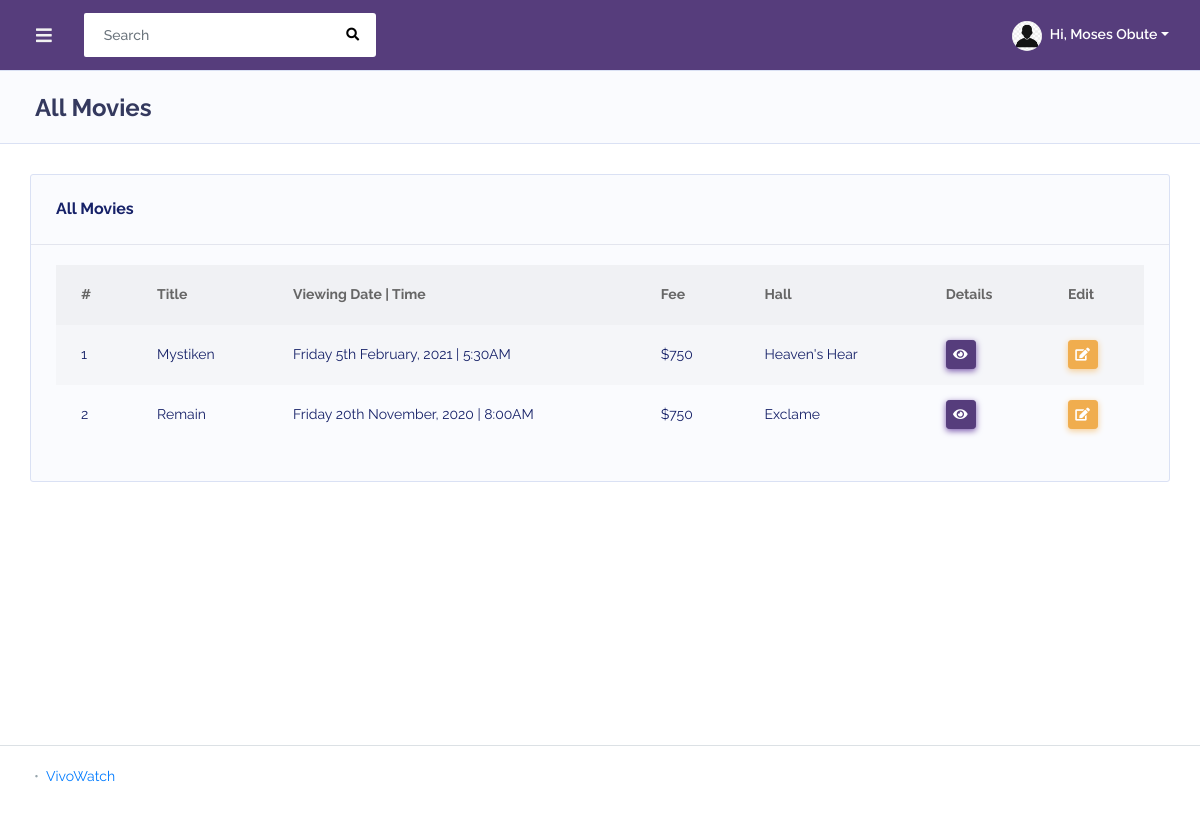
Page /admin/index.php?movies (signed in) on the committed database.
### tables this page shows
CREATE TABLE `users` (
  `id` int(10) NOT NULL,
  `username` varchar(255) NOT NULL,
  `email` varchar(255) NOT NULL,
  `password` varchar(255) NOT NULL,
  `first_name` varchar(255) NOT NULL,
  `last_name` varchar(255) NOT NULL,
  `profile_photo` varchar(255) NOT NULL,
  `is_active` tinyint(1) NOT NULL,
  `is_customer` tinyint(1) NOT NULL,
  `is_staff` tinyint(1) NOT NULL,
  `is_admin` tinyint(1) NOT NULL,
  `last_login` timestamp NOT NULL DEFAULT '0000-00-00 00:00:00',
  `created_at` timestamp NOT NULL DEFAULT '0000-00-00 00:00:00',
  `modified_at` timestamp NOT NULL DEFAULT '0000-00-00 00:00:00'
);

CREATE TABLE `movies` (
  `id` int(10) NOT NULL,
  `title` varchar(255) NOT NULL,
  `release_date` date NOT NULL,
  `trailer_link` text NOT NULL,
  `image` text NOT NULL,
  `description` text NOT NULL,
  `director` varchar(25) NOT NULL,
  `writer` varchar(255) NOT NULL,
  `stars` varchar(255) NOT NULL,
  `run_time` varchar(25) NOT NULL,
  `viewing_date` date NOT NULL,
  `viewing_time` time NOT NULL,
  `fee` decimal(10,0) NOT NULL,
  `num_available_seats` int(5) NOT NULL,
  `pg_rating` varchar(25) NOT NULL,
  `plot_keywords` varchar(255) NOT NULL,
  `genre_id` int(10) NOT NULL,
  `hall_id` int(10) NOT NULL,
  `user_id` int(10) NOT NULL,
  `created_at` timestamp NOT NULL DEFAULT CURRENT_TIMESTAMP ON UPDATE CURRENT_TIMESTAMP,
  `modified_at` timestamp NOT NULL DEFAULT '0000-00-00 00:00:00'
);

CREATE TABLE `halls` (
  `id` int(10) NOT NULL,
  `hall` varchar(255) NOT NULL,
  `num_of_seats` int(5) NOT NULL
);

### config/dbconfig.php (called while the page is built, shortened)
<?php
class DBConfig {
	public $connection;
	public function dbConnect() {
		$this->connection = mysqli_connect('localhost', 'root', '', 'movie_booking');
	}
	public function makeQuery($query) {
		$result = mysqli_query($this->connection, $query);
		return $result;
	}
	public function getUserEmail() {
		$user_email = $_SESSION['user_email'];
		return $user_email;
	}
	public function getUserFullName() {
		$user_email = $this->getUserEmail();
		$user_query = $this->makeQuery("SELECT first_name, last_name FROM users WHERE email='$user_email'");
		$user = mysqli_fetch_assoc($user_query);
		return $user['first_name'] . ' ' . $user['last_name'];
	}
	public function getUserProfilePhoto() {
		$user_email = $this->getUserEmail();
		$user_query = $this->makeQuery("SELECT profile_photo FROM users WHERE email='$user_email'");
		$user = mysqli_fetch_assoc($user_query);
		return $user['profile_photo'];
	}
}
$dbConfig = new DBConfig();
?>

### classes/movie.php (called while the page is built, shortened)
<?php
	class Movie extends DBConfig {
		private $per_page = 12;
		private $page_no;
		public function getAll() {
			$movie_limit = $this->getMovieLimit();
			return $this->makeQuery("SELECT * FROM movies ORDER BY 1 DESC LIMIT $movie_limit, $this->per_page");
		}
		public function getMovieLimit() {
			if(empty($this->page_no) || $this->page_no <= 1){
				$movie_limit = 0;
			}
			else{
				$movie_limit = ($this->page_no * $this->per_page) - $this->per_page;
			}
			return $movie_limit;
		}
	}
	$movie = new Movie();
 ?>

### admin/movies.php (the view)
<?php
		include '../classes/movie.php';
 ?>
    <section class="section">
        <div class="section-header">
            <h1>All Movies</h1>
        </div>
        <div class="section-body">
	        <div class="row">
	            <div class="col-12">
	                <div class="card">
	                    <div class="card-header">
	                        <h4>All Movies</h4>
	                    </div>
	                    <div class="card-body">
	                        <div class="table-responsive">
	                            <table class="table table-striped v_center" id="table-2">
	                                <thead>
	                                    <tr>
	                                    <th>#</th>
	                                    <th>Title</th>
	                                    <th>Viewing Date | Time</th>
	                                    <th>Fee</th>
	                                    <th>Hall</th>
	                                    <th>Details</th>
	                                    <th>Edit</th>
	                                    </tr>
	                                </thead>
	                                <tbody>
	                                	<?php
	                                		$movies = $movie->getAll();
	                                		$i = 0;
	                                		while($row = mysqli_fetch_array($movies)){
	                                			$i += 1;
	                                			$hall_id = $row['hall_id'];
	                                			$hall_query = $dbConfig->makeQuery("SELECT hall FROM halls WHERE id='$hall_id'");
	                                			$hall = mysqli_fetch_assoc($hall_query);
	                                	 ?>
	                                    <tr>
	                                    <td><?=$i; ?></td>
	                                    <td><?=$row['title'];  ?></td>
	                                    <td><?php echo date('l jS F\, Y', strtotime($row['viewing_date'])) . ' | ' . date('g:iA', strtotime($row['viewing_time']));  ?></td>
	                                    <td>$<?=$row['fee'];  ?></td>
	                                    <td><?=$hall['hall'];  ?></td>
	                                    <td><a href="index.php?movie_single=<?=$row['id'] ?>" class="btn btn-sm btn-primary"data-toggle="tooltip" data-placement="top" title="Details"><i class="fas fa-eye"></i></a></td>
	                                    <td><a href="index.php?movie_edit=<?=$row['id'] ?>" class="btn btn-sm btn-warning" data-toggle="tooltip" data-placement="top" title="Edit"><i class="fas fa-edit"></i></a></td>
	                                    </tr>
	                                  <?php } ?>
	                                </tbody>
	                            </table>
	                        </div>
	                    </div>
	                </div>
	            </div>
	        </div>
        </div>
    </section>

### admin/includes/nav.php (shortened to what this page needs)
<div id="app">
    <div class="main-wrapper main-wrapper-1">
        <div class="navbar-bg"></div>
        <nav class="navbar navbar-expand-lg main-navbar">
            <form class="form-inline mr-auto">
                <ul class="navbar-nav mr-3">
                    <li><a href="#" data-toggle="sidebar" class="nav-link nav-link-lg"><i class="fas fa-bars"></i></a></li>
                </ul>
                <div class="search-element">
                    <input class="form-control" type="search" placeholder="Search" aria-label="Search" data-width="250">
                    <button class="btn" type="submit"><i class="fas fa-search"></i></button>
                </div>
            </form>
            <ul class="navbar-nav navbar-right">
                <li class="dropdown">
                    <a href="#" data-toggle="dropdown" class="nav-link dropdown-toggle nav-link-lg nav-link-user">
                    <img alt="<?php echo $dbConfig->getUserProfilePhoto(); ?>" src="../images/user_images/<?php echo $dbConfig->getUserProfilePhoto(); ?>" class="rounded-circle mr-1">
                    <div class="d-sm-none d-lg-inline-block">Hi, <?php echo $dbConfig->getUserFullName(); ?></div></a>
                </li>
            </ul>
        </nav>

### rows in the picture
users: profile_photo (placeholder picture), $dbConfig->getUserFullName() "Moses Obute"
movies: title "Mystiken", viewing_date "Friday 5th February, 2021", viewing_time "5:30AM", fee "750", hall.hall "Heaven's Hear"
movies: title "Remain", viewing_date "Friday 20th November, 2020", viewing_time "8:00AM", fee "750", hall.hall "Exclame"
